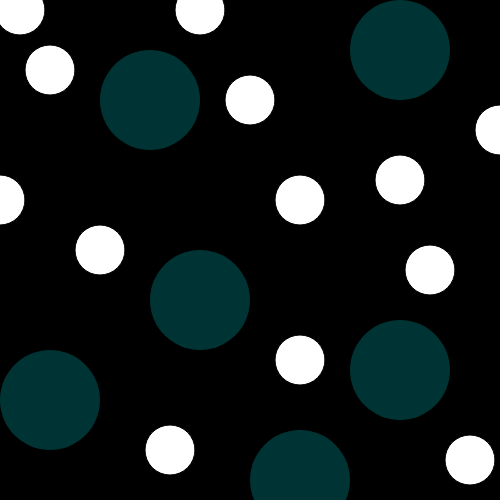
Frame 1 (no input)
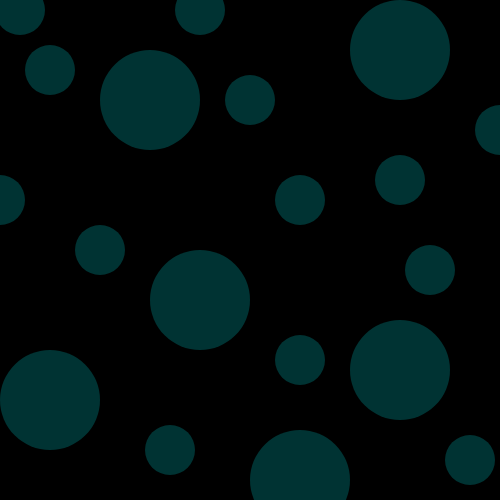
Frame 60 (no input)
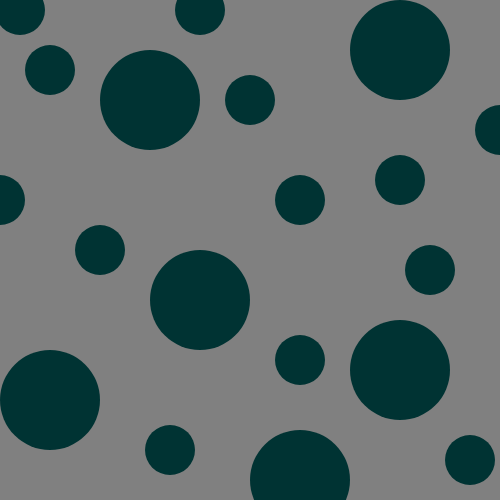
Frame 120 (the mouse pressed at the canvas centre since frame 60)

The p5.js sketch that drew these frames (run headless with seeded random() and noise() and a simulated clock; from frame 60 on, the mouse is pressed at the canvas centre):

// p5.js sketch
// ── sketch.js
var col = 0;
var r = 0;
var g = 51;
var b = 255;

function setup() {
  createCanvas(500,500);
}

function draw() {
  //background
  col = map(mouseX, 0, 500, 0, 255);
  background(col);

  // map
  r = map(mouseX,mouseY,500,0,255);

  // ellipse
  ellipse(0,200,50,50);
  ellipse(20,10,50,50);
  ellipse(50,70,50,50);
  ellipse(200,10,50,50);
  ellipse(250,100,50,50);
  ellipse(100,250,50,50);
  ellipse(300,200,50,50);
  ellipse(400,180,50,50);
  ellipse(430,270,50,50);
  ellipse(500,130,50,50);
  ellipse(300,360,50,50);
  ellipse(170,450,50,50);
  ellipse(470,460,50,50);
  
  fill(r,g,51);
  noStroke(0);
  
   // ellipse-big
  ellipse(200,300,100,100);
  ellipse(150,100,100,100);
  ellipse(400,50,100,100);
  ellipse(400,370,100,100);
  ellipse(50,400,100,100);
  ellipse(300,480,100,100);
  
  fill(r,g,51);
  noStroke(0);
}
